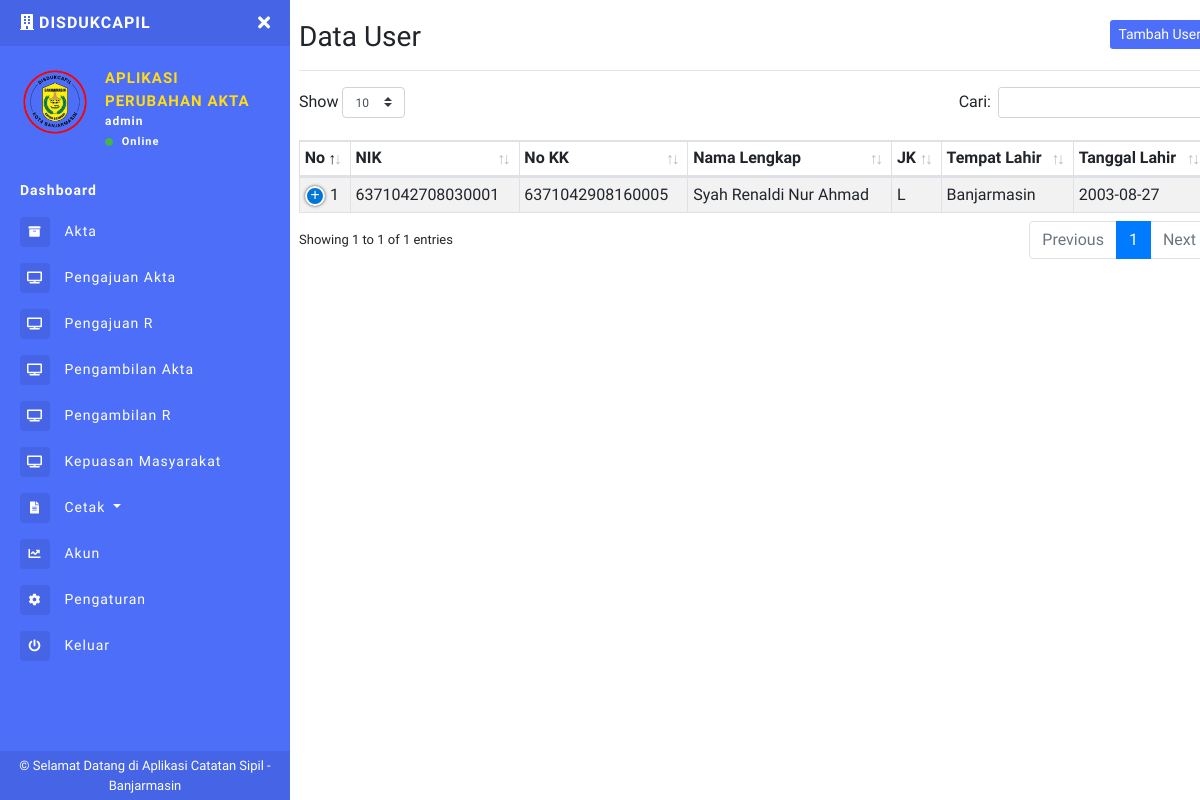
/akuns.php (signed in), run on an earlier commit of the app's database.
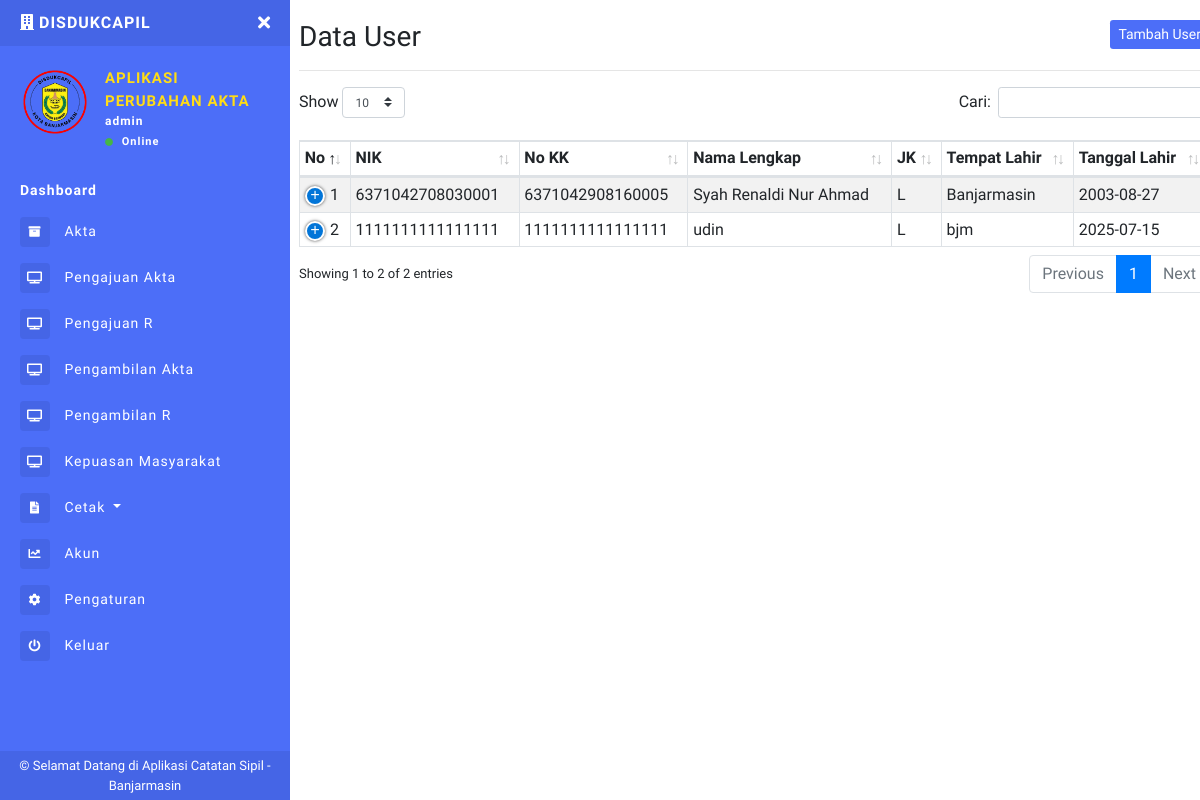
And on a later commit of the database.
### tables this page shows
CREATE TABLE `users` (
  `id_user` int(11) NOT NULL,
  `nik` varchar(16) NOT NULL,
  `no_kk` varchar(16) NOT NULL,
  `nama_lengkap` varchar(100) NOT NULL,
  `jk` enum('L','P') NOT NULL,
  `tempat_lahir` varchar(50) DEFAULT NULL,
  `tanggal_lahir` date DEFAULT NULL,
  `alamat` text DEFAULT NULL,
  `no_wa` varchar(15) DEFAULT NULL,
  `email` varchar(100) DEFAULT NULL,
  `password` varchar(255) NOT NULL,
  `role` varchar(255) NOT NULL,
  `logo` varchar(255) NOT NULL
);

### akuns.php (the view, shortened to what the changed rows need)
<?php include 'sidebar.php'; ?>
<h1 class="h3 mb-0">
  Data User
  <button class="btn btn-primary btn-sm border-0 float-right" type="button" data-toggle="modal" data-target="#TambahUser">Tambah User</button>
</h1>
<hr>
<table class="table table-striped table-sm table-bordered dt-responsive nowrap" id="table" width="100%">
  <thead>
    <tr>
      <th>No</th>
      <th>NIK</th>
      <th>No KK</th>
      <th>Nama Lengkap</th>
      <th>JK</th>
      <th>Tempat Lahir</th>
      <th>Tanggal Lahir</th>
    </tr>
  </thead>
  <tbody>
    <?php
    $no = 1;
    $data_user = mysqli_query($conn, "SELECT * FROM users ORDER BY id_user ASC");
    while ($d = mysqli_fetch_array($data_user)) {
    ?>
      <tr>
        <td><?php echo $no++; ?></td>
        <td><?php echo $d['nik']; ?></td>
        <td><?php echo $d['no_kk']; ?></td>
        <td><?php echo $d['nama_lengkap']; ?></td>
        <td><?php echo $d['jk']; ?></td>
        <td><?php echo $d['tempat_lahir']; ?></td>
        <td><?php echo $d['tanggal_lahir']; ?></td>
      </tr>
    <?php } ?>
  </tbody>
</table>
<?php include 'footer.php'; ?>

### sidebar.php (shortened to what the changed rows need)
<?php
include "config.php";
$uid = $_SESSION['id_user'];
$DataLogin = mysqli_fetch_array(mysqli_query($conn, "SELECT * FROM users WHERE id_user='$uid'"));
$role = $DataLogin['role'];
$logo = $DataLogin['logo'];
?>
<!DOCTYPE html>
<html>
<head>
  <link rel="stylesheet" href="https://maxcdn.bootstrapcdn.com/bootstrap/4.0.0/css/bootstrap.min.css">
  <link href="assets/css/style.css" rel="stylesheet">
  <link href="https://use.fontawesome.com/releases/v5.0.6/css/all.css" rel="stylesheet">
  <link href="assets/vendor/datatables/dataTables.bootstrap4.min.css" rel="stylesheet">
  <link href="assets/vendor/datatables/responsive.bootstrap4.min.css" rel="stylesheet">
</head>
<body>
  <div class="page-wrapper chiller-theme toggled">
    <nav id="sidebar" class="sidebar-wrapper" style="width: 290px">
      <div class="sidebar-content">
        <div class="sidebar-header">
          <div class="user-pic" style="height:70px;width:70px;">
            <img class="img-responsive img-rounded" src="assets/images/<?php echo $logo ?>"
              alt="User picture">
          </div>
          <div class="user-info">
            <span class="user-name">APLIKASI
            </span>
            <span class="user-name">PERUBAHAN AKTA
            </span>
            <span class="user-role"><?php echo $role ?></span>
            <span class="user-status">
              <i class="fa fa-circle"></i>
              <span>Online</span>
            </span>
          </div>
        </div>
      </div>
    </nav>
    <main class="page-content ml-4">
      <div class="container-fluid">
        <div class="d-block d-sm-block d-md-none d-lg-none py-2"></div>

What changed in the data, as far as the page shows it:
added users: nik "1111111111111111", no_kk "1111111111111111", nama_lengkap "udin", jk "L", tempat_lahir "bjm", tanggal_lahir "2025-07-15"
Also different on the page:
text written by a page script: "Show Cari: Showing 1 to 1 of 1 entries Previous 1 Next" → "Show Cari: Showing 1 to 2 of 2 entries Previous 1 Next"
